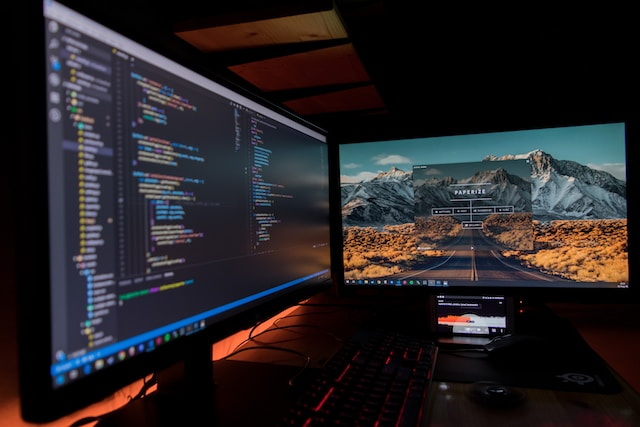
#> input picture Laboratorio 07/devices.jpg, 640 x 427 px, found by its file name
$ python Manipular_Imagen_Pyllow_90.py
#> lines starting #> are read from the running program, lines starting #| are printed output that depends on the picture
# Manipular imagen con Pyllow (PIL)
# Rotar la imagen a 90 grados.

# Importar el módulo 'Image', luego con la función open()
# abrir la imagen, mediante la ruta asignada y colocar el
# formato de la iamgen
# Al final utilizar la función rotate() para girar la imagen en
# distinta posición.

from PIL import Image

img = Image.open('c:/Users/USER/Desktop/Python-labs/Laboratorio 07/devices.jpg')
#> img is the input picture: PIL image 640x427 RGB; mean R, G, B 38.5, 34.4, 37
imgrotate = img.rotate(90)
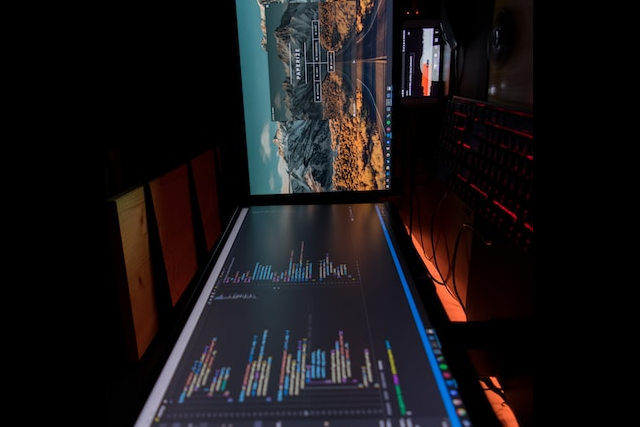
#> imgrotate: PIL image 640x427 RGB; mean R, G, B 24.7, 21.8, 23.6
imgrotate.show()
